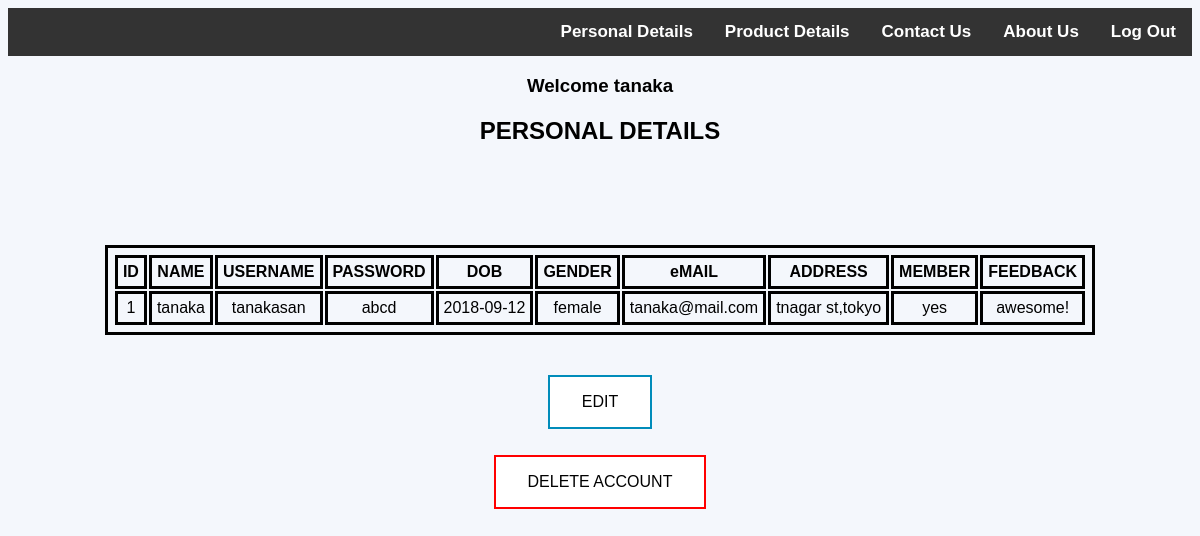
Page /personaldisplay.php (signed in) on the committed database.
### tables this page shows
CREATE TABLE `personal_details` (
  `id` int(7) NOT NULL,
  `name` varchar(30) NOT NULL,
  `username` varchar(10) NOT NULL,
  `password` varchar(20) NOT NULL,
  `dob` date NOT NULL,
  `gender` varchar(6) NOT NULL,
  `email` varchar(30) NOT NULL,
  `phone` varchar(15) NOT NULL,
  `address` varchar(50) NOT NULL,
  `member` varchar(3) NOT NULL,
  `feedback` varchar(200) NOT NULL,
  `purchaseditems` varchar(200) NOT NULL,
  `price` int(7) NOT NULL
);

### personaldisplay.php (the view, shortened to what this page needs)
<html>
<head>
</head>
<body style="background-color: #F4F7FC;">
    <div class="topnav">
  <a href="logout.php">Log Out</a>
  <a href="about.html">About Us</a>
             <a href="contact.html">Contact Us</a>
 <a href="productframe.html">Product Details</a>
 <a href="personaldisplay.php">Personal Details</a>
</div>
<center> <?php include("user_login_session.php"); ?>
<?php
$conn = mysqli_connect("localhost","root","","stockmaintenance");
$id=$_SESSION["username"];
    $sql = "SELECT * FROM personal_details where username='$id';";
$result = $conn->query($sql);
$row = $result->fetch_assoc();
echo"<h3>Welcome ".$row["name"]."</h3>";
echo "<center><h2>PERSONAL DETAILS</h2></center>";
echo "<table><tr><th>ID</th><th>NAME</th><th>USERNAME</th><th>PASSWORD</th><th>DOB</th><th>GENDER</th><th>eMAIL</th><th>ADDRESS</th><th>MEMBER</th><th>FEEDBACK</th></tr>";
echo "<tr><td>" . $row["id"]. "</td><td>" . $row["name"]. "</td><td>" . $row["username"]. "</td><td>" . $row["password"]. "</td><td>" . $row["dob"]. "</td><td>" . $row["gender"]. "</td><td>" . $row["email"]. "</td><td>" . $row["address"]. "</td><td>" . $row["member"]. "</td><td>" . $row["feedback"]. "</td></tr>";
 echo "</table>";
?>
   <br><br> <button class="button button2" onclick="window.location.href='editpersonal.php'">EDIT</button>
    <br><br> <button class="button button3" onclick="con()">DELETE ACCOUNT</button>
</center>
</body>
</html>

### personaldisplay.php (style rules this page uses)
.button { background-color: azure; border: none; color: white; padding: 16px 32px; text-align: center; text-decoration: none; display: inline-block; font-size: 16px; margin: 4px 2px; -webkit-transition-duration: 0.4s; transition-duration: 0.4s; cursor: pointer; }
.button2 { background-color: white; color: black; border: 2px solid #008CBA; }
.button3 { background-color: white; color: black; border: 2px solid red; }
.topnav { margin-top=0; overflow: hidden; background-color: #333; }
.topnav a { float: right; color: white; text-align: center; padding: 14px 16px; text-decoration: none; font-size: 17px; font-weight:bold; }
body { font-family: Arial, Helvetica, sans-serif; }
table,th,td { border: solid black; padding: 5px; margin-top: 100px; text-align: center; }

### rows in the picture
personal_details: name "tanaka", id "1", username "tanakasan", password "abcd", dob "2018-09-12", gender "female", email "tanaka@mail.com", address "tnagar st,tokyo", member "yes", feedback "awesome!"
